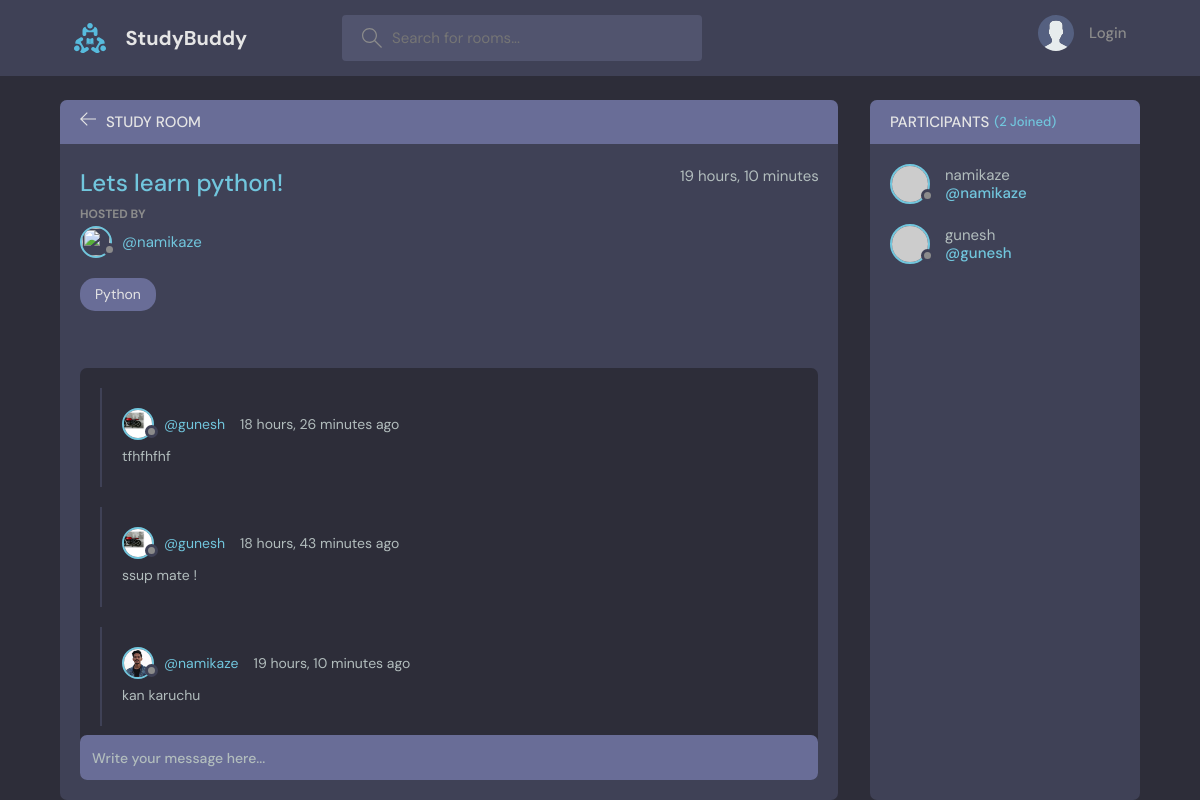
The page /room/1/ on the database its author committed.
### base/models.py (models this page shows, shortened)
class Room(models.Model):
    host = models.ForeignKey(User, on_delete=models.SET_NULL, null=True)
    topic = models.ForeignKey(Topic, on_delete=models.SET_NULL, null=True)
    name = models.CharField(max_length=200)
    description = models.TextField(null=True, blank=True)
    participants = models.ManyToManyField(User, related_name='participants', blank=True)
    updated = models.DateTimeField(auto_now=True)
    created = models.DateTimeField(auto_now_add=True)
    class Meta:
        ordering = ['-updated', '-created']

class User(AbstractUser):
    name = models.CharField(max_length=200, null=True)
    email = models.EmailField(unique=True, null=True)
    bio = models.TextField(null=True)
    avatar = models.ImageField(null=True, default="avatar.svg")
    USERNAME_FIELD = 'email'
    REQUIRED_FIELDS = []

class Topic(models.Model):
    name = models.CharField(max_length=200)
    def __str__(self):
        return self.name

class Message(models.Model):
    user = models.ForeignKey(User, on_delete=models.CASCADE)
    room = models.ForeignKey(Room, on_delete=models.CASCADE)
    body = models.TextField()
    updated = models.DateTimeField(auto_now=True)
    created = models.DateTimeField(auto_now_add=True)
    class Meta:
        ordering = ['-updated', '-created']

### base/views.py (the view, shortened to what this page needs)
# urls.py: path('room/<str:pk>/', views.room, name="room"),
def room(request, pk):
    room = Room.objects.get(id=pk)
    room_messages = room.message_set.all()
    participants = room.participants.all()
    context = {'room': room, 'room_messages': room_messages, 'participants': participants}
    return render(request, 'base/room.html', context)

### base/templates/base/room.html (shortened to what this page needs)
{% extends 'main.html' %}
{% block content %}
    <main class="profile-page layout layout--2">
      <div class="container">
        <div class="room">
          <div class="room__top">
            <div class="room__topLeft">
              <a href="{% url 'home' %}">
                <svg version="1.1" xmlns="http://www.w3.org/2000/svg" width="32" height="32" viewBox="0 0 32 32">
                  <title>arrow-left</title>
                  <path
                    d="M13.723 2.286l-13.723 13.714 13.719 13.714 1.616-1.611-10.96-10.96h27.625v-2.286h-27.625l10.965-10.965-1.616-1.607z"
                  ></path>
                </svg>
              </a>
              <h3>Study Room</h3>
            </div>
          </div>
          <div class="room__box scroll">
            <div class="room__header scroll">
              <div class="room__info">
                <h3>{{room.name}}</h3>
                <span>{{room.created|timesince}}</span>
              </div>
              <div class="room__hosted">
                <p>Hosted By</p>
                <a href="{% url 'user-profile' room.host.id %}" class="room__author">
                  <div class="avatar avatar--small">
                    <img src="{{room.user.host.url}}" />
                  </div>
                  <span>@{{room.host.username}}</span>
                </a>
              </div>
              <span class="room__topics">{{room.topic}}</span>
            </div>
            <div class="room__conversation">
              <div class="threads scroll">
                {% for message in room_messages %}
                <div class="thread">
                  <div class="thread__top">
                    <div class="thread__author">
                      <a href="{% url 'user-profile' message.user.id %}" class="thread__authorInfo">
                        <div class="avatar avatar--small">
                          <img src="{{message.user.avatar.url}}" />
                        </div>
                        <span>@{{message.user.username}}</span>
                      </a>
                      <span class="thread__date">{{message.created|timesince}} ago</span>
                    </div>
                  </div>
                  <div class="thread__details">
                    {{message.body}}
                  </div>
                </div>
                {% endfor %}
              </div>
            </div>
          </div>
          <div class="room__message">
            <form action="" method="POST">
              <input name="body" placeholder="Write your message here..." /></form>
          </div>
        </div>
        <div class="participants">
          <h3 class="participants__top">Participants <span>({{participants.count}} Joined)</span></h3>
          <div class="participants__list scroll">
            {% for user in participants %}
            <a href="{% url 'user-profile' user.id %}" class="participant">
              <div class="avatar avatar--medium">
                <img src="https://randomuser.me/api/portraits/men/37.jpg" />
              </div>
              <p>
                {{user.username}}
                <span>@{{user.username}}</span>
              </p>
            </a>
            {% endfor %}
          </div>
        </div>
      </div>
    </main>
{% endblock content %}

### templates/main.html (shortened to what this page needs)
<!DOCTYPE html>
{% load static %}
<html lang="en">
  <head>
    <link rel="stylesheet" href="{% static 'styles/style.css' %}" />
  </head>
  <body>
    {% include 'navbar.html' %}
    {% block content %}
    {% endblock %}
  </body>
</html>

### templates/navbar.html (shortened to what this page needs)
{% load static %}
<header class="header header--loggedIn">
    <div class="container">
      <a href="{% url 'home' %}" class="header__logo">
        <img src="{% static 'images/logo.svg' %}" />
        <h1>StudyBuddy</h1>
      </a>
      <form class="header__search" method="GET" accept="{% url 'home' %}">
        <label>
          <input name="q" placeholder="Search for rooms..." />
        </label>
      </form>
      <nav class="header__menu">
        {% if request.user.is_authenticated %}
        <div class="header__user">
          <a href="{% url 'update-user' %}">
            <div class="avatar avatar--medium active">
              <img src="{{request.user.avatar.url}}" />
            </div>
            <p>{{request.user.username}}<span>@{{request.user}}</span></p>
          </a>
          <button class="dropdown-button">
            <svg version="1.1" xmlns="http://www.w3.org/2000/svg" width="32" height="32" viewBox="0 0 32 32">
              <title>chevron-down</title>
              <path d="M16 21l-13-13h-3l16 16 16-16h-3l-13 13z"></path>
            </svg>
          </button>
        </div>
        {% else %}
         <a href="{% url 'login' %}">
          <img src="{% static 'images/avatar.svg' %}" />
          <p>Login</p>
        </a>
        {% endif %}
      </nav>
    </div>
  </header>

### rows shown on the page
Room: name "Lets learn python!", created "19 hours, 10 minutes", host.username "namikaze", topic "Python"
Message: user.avatar (picture), user.username "gunesh", created "18 hours, 26 minutes", body "tfhfhfhf"
Message: user.avatar (picture), user.username "gunesh", created "18 hours, 43 minutes", body "ssup mate !"
Message: user.avatar (picture), user.username "namikaze", created "19 hours, 10 minutes", body "kan karuchu"
User: username "namikaze"
User: username "gunesh"

### other values the page prints
{{ participants.count }} "2"
